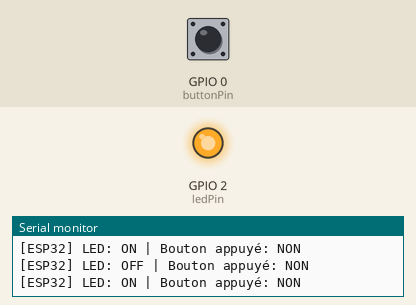
The sketch below on a simulated ESP32. Parts: output pins drawn as LEDs (lit = HIGH), the last lines printed to the serial monitor. The test bench sets the inputs (shaded band); at power-on: GPIO 0 (buttonPin) HIGH.

Above: at 6.8 s.
6.9 s: GPIO 0 (buttonPin) pulled LOW for 2.6 s
At 8.7 s:
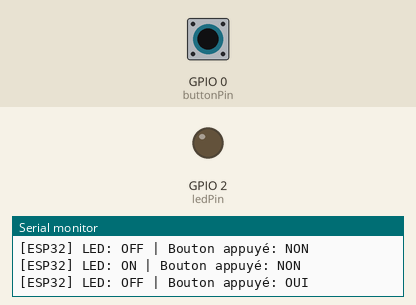
11.0 s: GPIO 0 (buttonPin) driven LOW
Timing chart, 0 to 23.4 s (numbered marks = the images above; inputs shaded):
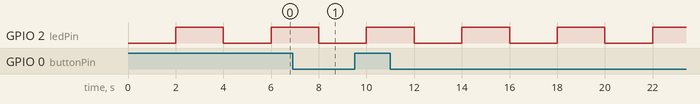

The sketch:

ESP32_SerialDemo.ino
```cpp
// ESP32 Serial Demo - Universel pour GitHub

const int ledPin = 2;         // LED intégrée
const int buttonPin = 0;      // Bouton (GPIO0 ou autre selon votre carte)
bool ledState = false;

void setup() {
  Serial.begin(115200);
  pinMode(ledPin, OUTPUT);
  pinMode(buttonPin, INPUT_PULLUP);
  Serial.println("[ESP32] Démarrage du système...");
}

void loop() {
  static unsigned long lastTime = 0;
  unsigned long now = millis();

  // Toutes les 2 secondes
  if (now - lastTime >= 2000) {
    lastTime = now;

    ledState = !ledState;
    digitalWrite(ledPin, ledState);

    bool buttonPressed = digitalRead(buttonPin) == LOW;

    Serial.print("[ESP32] LED: ");
    Serial.print(ledState ? "ON" : "OFF");
    Serial.print(" | Bouton appuyé: ");
    Serial.println(buttonPressed ? "OUI" : "NON"); //comment
  }
}
```

Measured:
- by itself, GPIO 2 (ledPin): alternates HIGH for 2.0 s and LOW for 2.0 s
